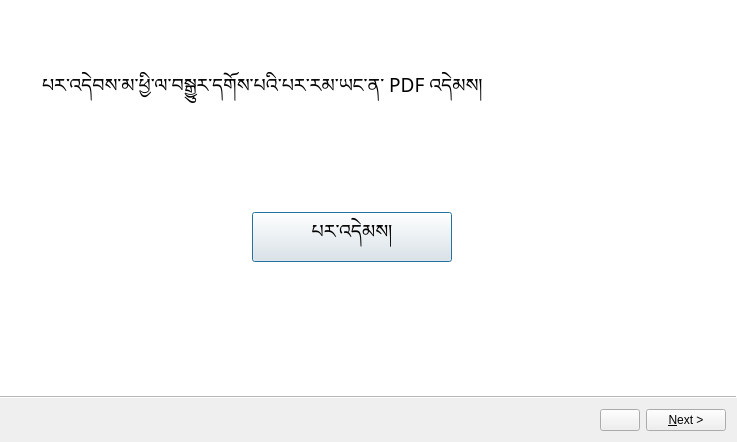
<?xml version="1.0" encoding="UTF-8"?>
<ui version="4.0">
 <class>Wizard</class>
 <widget class="QWizard" name="Wizard">
  <property name="geometry">
   <rect>
    <x>0</x>
    <y>0</y>
    <width>737</width>
    <height>442</height>
   </rect>
  </property>
  <property name="windowTitle">
   <string>Wizard</string>
  </property>
  <property name="wizardStyle">
   <enum>QWizard::ModernStyle</enum>
  </property>
  <property name="options">
   <set>QWizard::HaveCustomButton1|QWizard::NoBackButtonOnStartPage|QWizard::NoCancelButton</set>
  </property>
  <property name="titleFormat">
   <enum>Qt::AutoText</enum>
  </property>
  <widget class="QWizardPage" name="page_3">
   <property name="font">
    <font>
     <italic>false</italic>
    </font>
   </property>
   <property name="title">
    <string/>
   </property>
   <widget class="QLabel" name="label">
    <property name="enabled">
     <bool>true</bool>
    </property>
    <property name="geometry">
     <rect>
      <x>40</x>
      <y>70</y>
      <width>569</width>
      <height>37</height>
     </rect>
    </property>
    <property name="font">
     <font>
      <family>Microsoft Himalaya</family>
      <pointsize>14</pointsize>
     </font>
    </property>
    <property name="text">
     <string>པར་འདེབས་མ་ཕྱི་ལ་བསྒྱུར་དགོས་པའི་པར་རམ་ཡང་ན་ PDF འདེམས།</string>
    </property>
   </widget>
   <widget class="QPushButton" name="pushButton">
    <property name="geometry">
     <rect>
      <x>250</x>
      <y>210</y>
      <width>200</width>
      <height>50</height>
     </rect>
    </property>
    <property name="minimumSize">
     <size>
      <width>200</width>
      <height>50</height>
     </size>
    </property>
    <property name="maximumSize">
     <size>
      <width>200</width>
      <height>50</height>
     </size>
    </property>
    <property name="font">
     <font>
      <family>Microsoft Himalaya</family>
      <pointsize>14</pointsize>
      <weight>50</weight>
      <bold>false</bold>
     </font>
    </property>
    <property name="mouseTracking">
     <bool>false</bool>
    </property>
    <property name="tabletTracking">
     <bool>false</bool>
    </property>
    <property name="text">
     <string>པར་འདེམས།</string>
    </property>
   </widget>
  </widget>
  <widget class="QWizardPage" name="page_4">
   <widget class="QWidget" name="layoutWidget">
    <property name="geometry">
     <rect>
      <x>100</x>
      <y>300</y>
      <width>544</width>
      <height>43</height>
     </rect>
    </property>
    <layout class="QHBoxLayout" name="horizontalLayout_16">
     <item>
      <spacer name="horizontalSpacer_23">
       <property name="orientation">
        <enum>Qt::Horizontal</enum>
       </property>
       <property name="sizeHint" stdset="0">
        <size>
         <width>40</width>
         <height>20</height>
        </size>
       </property>
      </spacer>
     </item>
     <item>
      <widget class="QLabel" name="label_19">
       <property name="font">
        <font>
         <family>Microsoft Himalaya</family>
         <pointsize>14</pointsize>
        </font>
       </property>
       <property name="text">
        <string>པར་དང་པོ་ནི་</string>
       </property>
      </widget>
     </item>
     <item>
      <widget class="QRadioButton" name="radioButton_2">
       <property name="font">
        <font>
         <family>Microsoft Himalaya</family>
         <pointsize>14</pointsize>
        </font>
       </property>
       <property name="text">
        <string>འདུན་ངོས་ཡིན།    </string>
       </property>
       <property name="iconSize">
        <size>
         <width>30</width>
         <height>30</height>
        </size>
       </property>
      </widget>
     </item>
     <item>
      <widget class="QRadioButton" name="radioButton">
       <property name="font">
        <font>
         <family>Microsoft Himalaya</family>
         <pointsize>14</pointsize>
        </font>
       </property>
       <property name="text">
        <string>རྒྱབ་ངོས་ཡིན།</string>
       </property>
       <property name="iconSize">
        <size>
         <width>30</width>
         <height>30</height>
        </size>
       </property>
      </widget>
     </item>
     <item>
      <spacer name="horizontalSpacer_24">
       <property name="orientation">
        <enum>Qt::Horizontal</enum>
       </property>
       <property name="sizeHint" stdset="0">
        <size>
         <width>40</width>
         <height>20</height>
        </size>
       </property>
      </spacer>
     </item>
    </layout>
   </widget>
   <widget class="QLabel" name="label_8">
    <property name="geometry">
     <rect>
      <x>110</x>
      <y>90</y>
      <width>471</width>
      <height>37</height>
     </rect>
    </property>
    <property name="sizePolicy">
     <sizepolicy hsizetype="Preferred" vsizetype="Preferred">
      <horstretch>1</horstretch>
      <verstretch>1</verstretch>
     </sizepolicy>
    </property>
    <property name="font">
     <font>
      <family>Microsoft Himalaya</family>
      <pointsize>14</pointsize>
     </font>
    </property>
    <property name="frameShape">
     <enum>QFrame::Box</enum>
    </property>
    <property name="frameShadow">
     <enum>QFrame::Plain</enum>
    </property>
    <property name="text">
     <string/>
    </property>
    <property name="alignment">
     <set>Qt::AlignCenter</set>
    </property>
   </widget>
   <widget class="QFrame" name="frame">
    <property name="geometry">
     <rect>
      <x>130</x>
      <y>180</y>
      <width>491</width>
      <height>81</height>
     </rect>
    </property>
    <layout class="QHBoxLayout" name="horizontalLayout_17">
     <item>
      <spacer name="horizontalSpacer_25">
       <property name="orientation">
        <enum>Qt::Horizontal</enum>
       </property>
       <property name="sizeHint" stdset="0">
        <size>
         <width>40</width>
         <height>20</height>
        </size>
       </property>
      </spacer>
     </item>
     <item>
      <widget class="QCheckBox" name="checkBox">
       <property name="enabled">
        <bool>true</bool>
       </property>
       <property name="text">
        <string/>
       </property>
       <property name="checked">
        <bool>false</bool>
       </property>
      </widget>
     </item>
     <item>
      <widget class="QStackedWidget" name="pagePicker">
       <widget class="QWidget" name="Page1_2">
        <layout class="QHBoxLayout" name="horizontalLayout_13">
         <item>
          <widget class="QLabel" name="label_16">
           <property name="sizePolicy">
            <sizepolicy hsizetype="Preferred" vsizetype="Preferred">
             <horstretch>0</horstretch>
             <verstretch>0</verstretch>
            </sizepolicy>
           </property>
           <property name="font">
            <font>
             <family>Microsoft Himalaya</family>
             <pointsize>14</pointsize>
            </font>
           </property>
           <property name="text">
            <string>ཤོག་ངོས་ </string>
           </property>
           <property name="scaledContents">
            <bool>false</bool>
           </property>
           <property name="wordWrap">
            <bool>false</bool>
           </property>
          </widget>
         </item>
         <item>
          <widget class="QSpinBox" name="spinBox_start">
           <property name="sizePolicy">
            <sizepolicy hsizetype="Minimum" vsizetype="Fixed">
             <horstretch>0</horstretch>
             <verstretch>0</verstretch>
            </sizepolicy>
           </property>
           <property name="font">
            <font>
             <pointsize>12</pointsize>
            </font>
           </property>
           <property name="minimum">
            <number>1</number>
           </property>
           <property name="maximum">
            <number>9999</number>
           </property>
           <property name="value">
            <number>5</number>
           </property>
          </widget>
         </item>
         <item>
          <widget class="QLabel" name="label_17">
           <property name="font">
            <font>
             <family>Microsoft Himalaya</family>
             <pointsize>14</pointsize>
            </font>
           </property>
           <property name="text">
            <string>ནས་</string>
           </property>
          </widget>
         </item>
         <item>
          <widget class="QSpinBox" name="spinBox_end">
           <property name="font">
            <font>
             <pointsize>12</pointsize>
            </font>
           </property>
           <property name="maximum">
            <number>9999</number>
           </property>
          </widget>
         </item>
         <item>
          <widget class="QLabel" name="label_18">
           <property name="font">
            <font>
             <family>Microsoft Himalaya</family>
             <pointsize>14</pointsize>
            </font>
           </property>
           <property name="text">
            <string>བར།</string>
           </property>
          </widget>
         </item>
        </layout>
       </widget>
      </widget>
     </item>
     <item>
      <spacer name="horizontalSpacer_26">
       <property name="orientation">
        <enum>Qt::Horizontal</enum>
       </property>
       <property name="sizeHint" stdset="0">
        <size>
         <width>40</width>
         <height>20</height>
        </size>
       </property>
      </spacer>
     </item>
    </layout>
   </widget>
  </widget>
  <widget class="QWizardPage" name="page_2">
   <widget class="QLabel" name="label_21">
    <property name="geometry">
     <rect>
      <x>40</x>
      <y>50</y>
      <width>719</width>
      <height>37</height>
     </rect>
    </property>
    <property name="font">
     <font>
      <family>Microsoft Himalaya</family>
      <pointsize>14</pointsize>
     </font>
    </property>
    <property name="text">
     <string>ཡིག་ཆ་གསར་པའི་མིང་འབྲི།</string>
    </property>
   </widget>
   <widget class="QLineEdit" name="textEdit_2">
    <property name="geometry">
     <rect>
      <x>290</x>
      <y>50</y>
      <width>332</width>
      <height>32</height>
     </rect>
    </property>
    <property name="font">
     <font>
      <family>Arial</family>
      <pointsize>14</pointsize>
     </font>
    </property>
    <property name="frame">
     <bool>true</bool>
    </property>
   </widget>
   <widget class="QLabel" name="label_22">
    <property name="geometry">
     <rect>
      <x>630</x>
      <y>50</y>
      <width>37</width>
      <height>32</height>
     </rect>
    </property>
    <property name="font">
     <font>
      <family>Arial</family>
      <pointsize>14</pointsize>
     </font>
    </property>
    <property name="text">
     <string>.pdf</string>
    </property>
   </widget>
   <widget class="QLabel" name="label_23">
    <property name="geometry">
     <rect>
      <x>40</x>
      <y>130</y>
      <width>717</width>
      <height>37</height>
     </rect>
    </property>
    <property name="font">
     <font>
      <family>Microsoft Himalaya</family>
      <pointsize>14</pointsize>
     </font>
    </property>
    <property name="text">
     <string>ཤོག་ངོའི་ཚད་གཞི་འདེམས།</string>
    </property>
   </widget>
   <widget class="QComboBox" name="comboBox">
    <property name="geometry">
     <rect>
      <x>360</x>
      <y>120</y>
      <width>200</width>
      <height>50</height>
     </rect>
    </property>
    <property name="minimumSize">
     <size>
      <width>200</width>
      <height>50</height>
     </size>
    </property>
    <property name="maximumSize">
     <size>
      <width>200</width>
      <height>50</height>
     </size>
    </property>
    <property name="font">
     <font>
      <family>Microsoft Himalaya</family>
      <pointsize>14</pointsize>
     </font>
    </property>
    <property name="styleSheet">
     <string notr="true">background-color: rgb(255, 255, 255);</string>
    </property>
    <property name="frame">
     <bool>false</bool>
    </property>
    <item>
     <property name="text">
      <string> A4 ཤོག་ཚད།</string>
     </property>
    </item>
    <item>
     <property name="text">
      <string> A3 ཤོག་ཚད།</string>
     </property>
    </item>
   </widget>
   <widget class="QPushButton" name="pushButton_5">
    <property name="geometry">
     <rect>
      <x>200</x>
      <y>300</y>
      <width>200</width>
      <height>50</height>
     </rect>
    </property>
    <property name="minimumSize">
     <size>
      <width>200</width>
      <height>50</height>
     </size>
    </property>
    <property name="maximumSize">
     <size>
      <width>200</width>
      <height>50</height>
     </size>
    </property>
    <property name="font">
     <font>
      <family>Microsoft Himalaya</family>
      <pointsize>14</pointsize>
      <weight>50</weight>
      <bold>false</bold>
     </font>
    </property>
    <property name="text">
     <string>དོར།</string>
    </property>
   </widget>
   <widget class="QPushButton" name="pushButton_4">
    <property name="geometry">
     <rect>
      <x>480</x>
      <y>290</y>
      <width>200</width>
      <height>50</height>
     </rect>
    </property>
    <property name="minimumSize">
     <size>
      <width>200</width>
      <height>50</height>
     </size>
    </property>
    <property name="maximumSize">
     <size>
      <width>200</width>
      <height>50</height>
     </size>
    </property>
    <property name="font">
     <font>
      <family>Microsoft Himalaya</family>
      <pointsize>14</pointsize>
      <weight>50</weight>
      <bold>false</bold>
     </font>
    </property>
    <property name="text">
     <string>མ་ཕྱི་བསྒྲིག</string>
    </property>
   </widget>
  </widget>
  <widget class="QWizardPage" name="page_7">
   <widget class="QPushButton" name="pushButton_8">
    <property name="geometry">
     <rect>
      <x>270</x>
      <y>240</y>
      <width>200</width>
      <height>50</height>
     </rect>
    </property>
    <property name="minimumSize">
     <size>
      <width>200</width>
      <height>50</height>
     </size>
    </property>
    <property name="maximumSize">
     <size>
      <width>200</width>
      <height>50</height>
     </size>
    </property>
    <property name="font">
     <font>
      <family>Microsoft Himalaya</family>
      <pointsize>14</pointsize>
     </font>
    </property>
    <property name="text">
     <string>མ་ཕྱི་གསར་པ་བསྒྲིག</string>
    </property>
   </widget>
   <widget class="QLabel" name="label_24">
    <property name="geometry">
     <rect>
      <x>130</x>
      <y>80</y>
      <width>529</width>
      <height>111</height>
     </rect>
    </property>
    <property name="font">
     <font>
      <family>Microsoft Himalaya</family>
      <pointsize>14</pointsize>
     </font>
    </property>
    <property name="text">
     <string>A4 ཤོག་བུ་ནི་བརྒྱ་ཆའི་སྨི་བདུན་བདུན་(7cm)ལ་གཏུབ་དགོས།
A3 ཤོག་བུ་ནི་བརྒྱ་ཆའི་སྨི་དགུ་ཚེག་དགུ་(9.9cm)ལ་གཏུབ་དགོས།
                </string>
    </property>
   </widget>
  </widget>
 </widget>
 <resources/>
 <connections/>
</ui>
